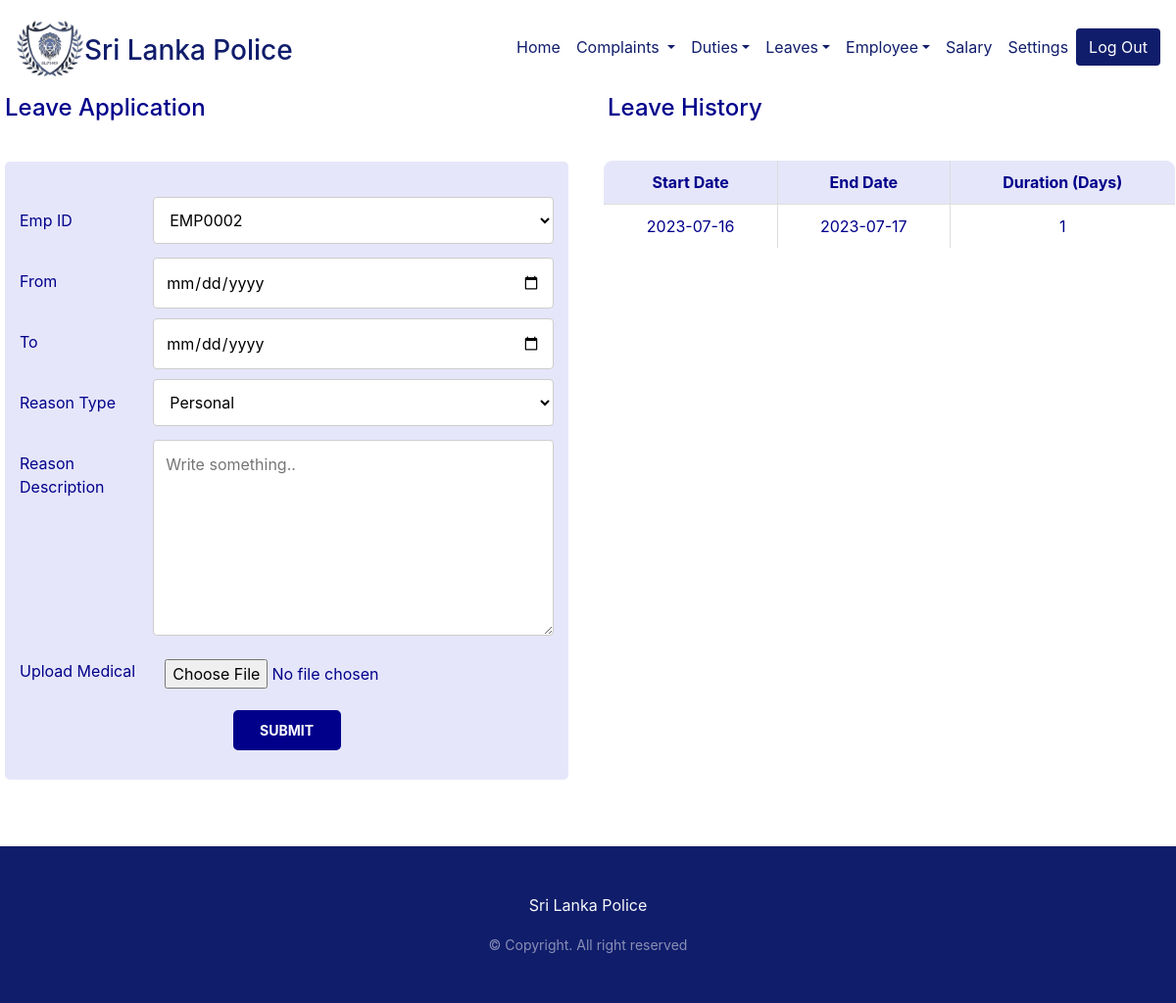
The page /submit-leave-medical.php (signed in) on the database as committed earlier.
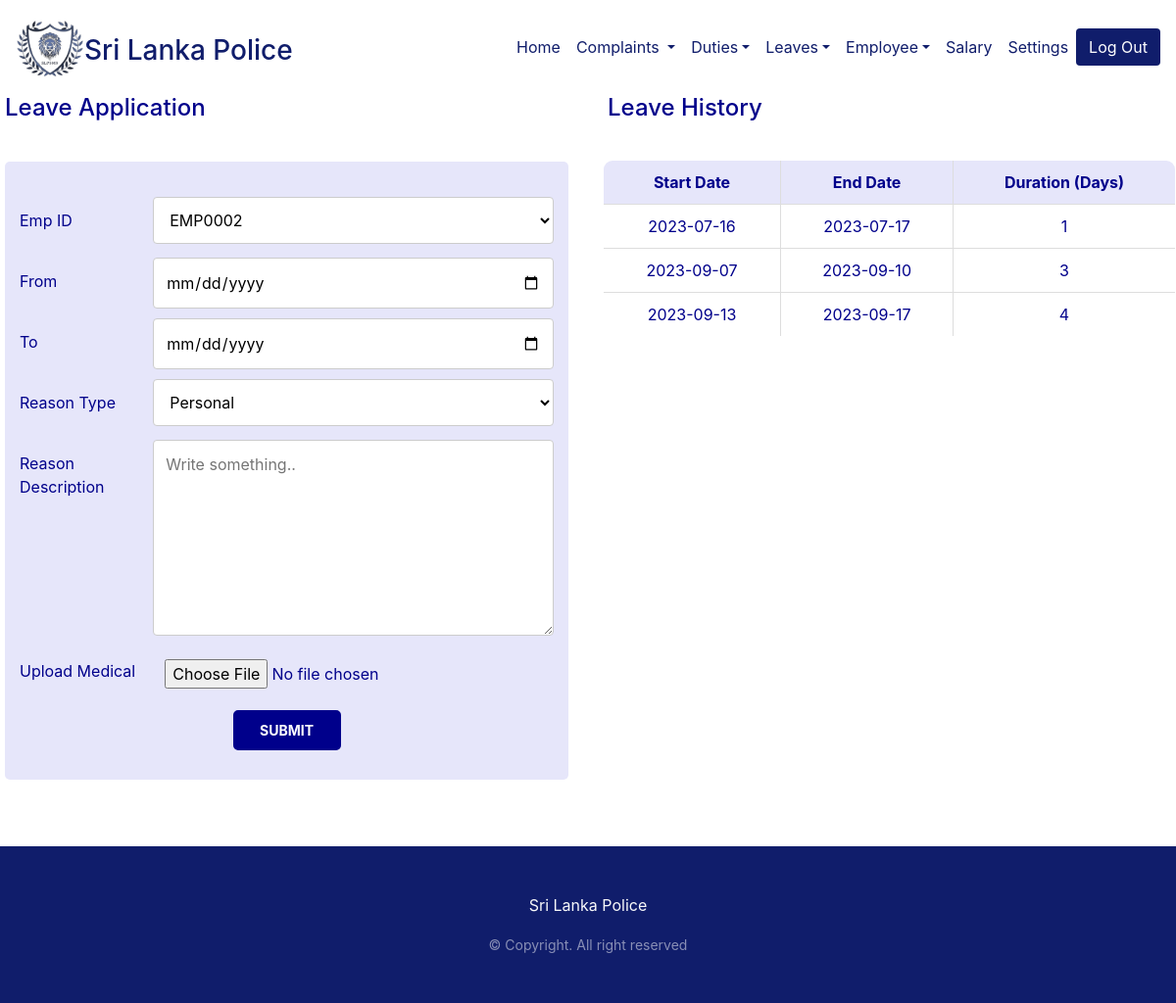
The same page on the database as committed later.
### tables this page shows
CREATE TABLE `leaves` (
  `leaveID` int(11) NOT NULL,
  `empID` varchar(10) NOT NULL,
  `leave_start` date NOT NULL,
  `leave_end` date NOT NULL,
  `reason_type` varchar(50) NOT NULL,
  `reason` varchar(500) DEFAULT NULL,
  `medical` varchar(500) DEFAULT NULL
);

### src/submit-leave-medical.php (the view, shortened to what this page needs)
<?php
$dbcon = new DBConnector();
$con = $dbcon->getConnection();
?>
<!doctype html>
<html lang="en">
<head>
    <link rel="stylesheet" href="../css/index.css">
    <link rel="stylesheet" href="../css/calculate-salary.css">
    <link rel="stylesheet" href="../css/submit-leave-medical.css">
    <link rel="stylesheet" href="https://cdnjs.cloudflare.com/ajax/libs/font-awesome/4.7.0/css/font-awesome.min.css">
    <link rel="stylesheet" href="https://cdn.jsdelivr.net/npm/bootstrap@4.6.2/dist/css/bootstrap.min.css"
>
</head>
<body>
    <?php
        include 'navbar.php';
        renderNavBar();
    ?>
    <div>
        <div class="row mt-5">
            <div class="col-50">
                <h4 class="h4 mt-5">Leave Application</h4>
                <div class="containerx">
                    <form action="apply-leave.php" method="POST" enctype="multipart/form-data">
                        <div class="row">
                            <div class="col-25">
                                <label for="emp_id">Emp ID</label>
                            </div>
                            <div class="col-75">
                                <select id="emp_id" name="emp_id" required>
                                    <?php
                                    if(isset($_SESSION['username'])){
                                    $username = $_SESSION['username'];
                                    $query1 = "SELECT * FROM login";
                                    $pstmt1 = $con->prepare($query1);
                                    $pstmt1->execute();
                                    $rows = $pstmt1->fetchAll(PDO::FETCH_ASSOC);
                                    foreach ($rows as $row){
                                        if($row['username']==$username){
                                            $emp_id = $row['empID'];
                                        }
                                    }
                                } else{
                                    $emp_id = "";
                                }
                                ?>
                                    <option value="<?php echo $emp_id; ?>"><?php echo $emp_id; ?></option>
                                </select>
                            </div>
                        </div>
                        <div class="row">
                            <div class="col-25">
                                <label for="from_date">From</label>
                            </div>
                            <div class="col-75">
                                <input type="date" id="from_date" name="from_date" required/>
                            </div>
                        </div>
                        <div class="row">
                            <div class="col-25">
                                <label for="to_date">To</label>
                            </div>
                            <div class="col-75">
                                <input type="date" id="to_date" name="to_date" required/>
                            </div>
                        </div>
                        <div class="row">
                            <div class="col-25">
                                <label for="reason_type">Reason Type</label>
                            </div>
                            <div class="col-75">
                                <select id="reason_type" name="reason_type" required>
                                    <option value="Personal">Personal</option>
                                </select>
                            </div>
                        </div>
                        <div class="row">
                            <div class="col-25">
                                <label for="reason_desc">Reason Description </label>
                            </div>
                            <div class="col-75">
                                <textarea id="reason_desc" name="reason_desc" placeholder="Write something.."
                                    style="height:200px" required></textarea>
                            </div>
                        </div>
                        <div class="row">
                            <div class="col-25">
                                <label for="upload_medical">Upload Medical</label>
                            </div>
                            <div class="col-75">
                                <input type="file" id="upload_medical" name="upload_medical" accept="image/jpg, image/jpeg, image/png"/>
                            </div>
                        </div>
                        <div class="row">
                            <input type="submit" name="submit" class="btn1 buttons" value="SUBMIT">
                        </div>
                    </form>
                </div>
            </div>
            <div class="col-50 mt-5">
                <h4 class="h4">Leave History</h4>
                <div class="row">
                    <div class="col-md" style="overflow-x: auto;">
                        <table class="table-con">
                            <thead>
                                <tr>
                                    <th>Start Date</th>
                                    <th>End Date</th>
                                    <th>Duration (Days)</th>
                                </tr>
                            </thead>
                            <tbody>
                                <?php
                                if(isset($_SESSION['username'])){
                                    $username = $_SESSION['username'];
                                    $query1 = "SELECT * FROM login";
                                    $pstmt1 = $con->prepare($query1);
                                    $pstmt1->execute();
                                    $rows = $pstmt1->fetchAll(PDO::FETCH_ASSOC);
                                    foreach ($rows as $row){
                                        if($row['username']==$username){
                                            $emp_id = $row['empID'];
                                        }
                                    }
                                } else{
                                    $emp_id = "";
                                }
                                $query2 = "SELECT * FROM leaves";
                                $pstmt2 = $con->prepare($query2);
                                $pstmt2->execute();
                                $rs = $pstmt2->fetchAll(PDO::FETCH_OBJ);
                                foreach ($rs as $emplyee){
                                    if($emplyee->empID==$emp_id){
                                        $start_date = date_create($emplyee->leave_start);
                                        $end_date = date_create($emplyee->leave_end);
                                        $difference = date_diff($start_date, $end_date);
                                        $duration = $difference->d;
                                ?>
                                <tr>
                                    <td><?php echo $emplyee->leave_start; ?></td>
                                    <td><?php echo $emplyee->leave_end; ?></td>
                                    <td><?php echo $duration ?></td>
                                </tr>
                                <?php
                                    }
                                }
                                ?>
                            </tbody>
                        </table>
                    </div>
                </div>
            </div>
        </div>
    </div>
    <footer class="py-5 mt-5" style="background-color: #101D6B;">
        <div class="container text-light text-center">
            <p class="display-5 mb-3">Sri Lanka Police</p>
            <small class="text-white-50">&copy; Copyright. All right reserved</small>
        </div>
    </footer>
</body>
</html>

### src/navbar.php (shortened to what this page needs)
<?php
function renderNavBar()
{
  if (isset($_SESSION['role'])) {
    if ($_SESSION['role'] === 'admin') {
      echo '<div class="container">
            <div class="row">
              <div class="col-md-12">
                  <nav class="navbar navbar-expand-lg navbar-light fixed-top bg-white m-0 mt-0 mb-0">
                    <a class="navbar-brand" href="index.php">
                      <div class="d-flex align-items-center">
                        <img src="../assets/logo.png" width="70" height="70" alt="logo">
                        <h3 class="d-none d-lg-inline-block align-top mt-3 h3" style="color:#101D6B">Sri Lanka Police</h3>
                      </div>
                    </a>
                    <div class="collapse navbar-collapse justify-content-end" id="navbarSupportedContent">
                      <ul class="navbar-nav">
                        <li class="nav-item">
                          <a class="nav-link" href="index.php" style="color:#101D6B">Home<span class="sr-only">(current)</span></a>
                        </li>
                        <li class="nav-item dropdown">
                          <a class="nav-link dropdown-toggle" href="#" id="complaintsDropdown" role="button"
                            data-toggle="dropdown" aria-haspopup="true" aria-expanded="false" style="color:#101D6B">
                            Complaints
                          </a>
                        </li>
                        <li class="nav-item dropdown">
                          <a class="nav-link dropdown-toggle" href="#" id="dutiesDropdown" role="button"
                          data-toggle="dropdown" aria-haspopup="true" aria-expanded="false" style="color:#101D6B">Duties</a>
                        </li>
                        <li class="nav-item dropdown">
                          <a class="nav-link dropdown-toggle" href="#" id="leavesDropdown" role="button"
                          data-toggle="dropdown" aria-haspopup="true" aria-expanded="false" style="color:#101D6B">Leaves</a>
                        </li>
                        <li class="nav-item dropdown">
                          <a class="nav-link dropdown-toggle" href="#" id="employeeDropdown" role="button"
                          data-toggle="dropdown" aria-haspopup="true" aria-expanded="false" style="color:#101D6B">Employee</a>
                        </li>
                        <li class="nav-item">
                          <a class="nav-link" href="payroll.php" style="color:#101D6B">Salary</a>
                        </li>
                        <li class="nav-item">
                          <a class="nav-link" href="#" style="color:#101D6B;">Settings</a>
                        </li>
                        <form class="form-inline my-2 my-lg-0"  action="logout.php" method="get">
                          <button class="btn btn my-2 my-sm-0" type="submit" style="color:white;background-color: #101D6B;">Log Out</button>
                        </form>
                    </div>
                  </nav>
              </div>
            </div>
          </div>';
        }
  }
}

### css/index.css (style rules this page uses)
footer { margin-top: -1px; padding-bottom: 0; }
img { display: block; margin-left: auto; margin-right: auto; }

### css/calculate-salary.css (style rules this page uses)
* { box-sizing: border-box; }
.table-con { border: 1px solid #ddd; margin-left: auto; margin-right: auto; margin-top: 30px; margin-bottom: 30px; width: 95%; color: darkblue; border-collapse: collapse; border-radius: 10px; overflow: hidden; text-align: center; }
.table-con tr { border-bottom: 1px solid #ddd; }
.table-con td { padding: 10px; text-align: center; border-left: 1px solid #ddd; }
.table-con th { background-color: lavender; padding: 10px; text-align: center; border-left: 1px solid #ddd; }
h4 { color: darkblue; margin: 20px; }
.btn1, .btn2 { border-radius: 5px; padding: 8px 10px; font-size: 14px; cursor: pointer; border: 2px solid darkblue; font-weight: bold; width: 110px; margin: 0 5px; }
.btn1 { background-color: darkblue; color: white; }
.buttons { display: flex; justify-content:center; align-items: center; }
select { width: 100%; padding: 15px; margin: 5px 0 22px 0; border: none; background: white; border-radius: 10px; }

### css/submit-leave-medical.css (style rules this page uses)
* { box-sizing: border-box; }
input[type=text], select, textarea, input[type=date] { width: 100%; padding: 12px; border: 1px solid #ccc; border-radius: 4px; resize: vertical; }
input[type=file] { width: 100%; padding: 12px; margin-bottom: 10px; resize: vertical; }
input[type=submit] { margin: auto; }
label { padding: 12px 12px 12px 0; display: inline-block; }
.containerx { border-radius: 5px; background-color: lavender; padding: 30px; margin: 20px; margin-top: 40px; color: darkblue; }
.col-25 { float: left; width: 25%; margin-top: 6px; }
.col-75 { float: left; width: 75%; margin-top: 6px; }
.col-50 { width: 50%; }
.row:after { content: ""; display: table; clear: both; }

Rows that differ between the two databases and show on the page:
added leaves: leave_start "2023-09-07", leave_end "2023-09-10", duration "3"
added leaves: leave_start "2023-09-13", leave_end "2023-09-17", duration "4"
